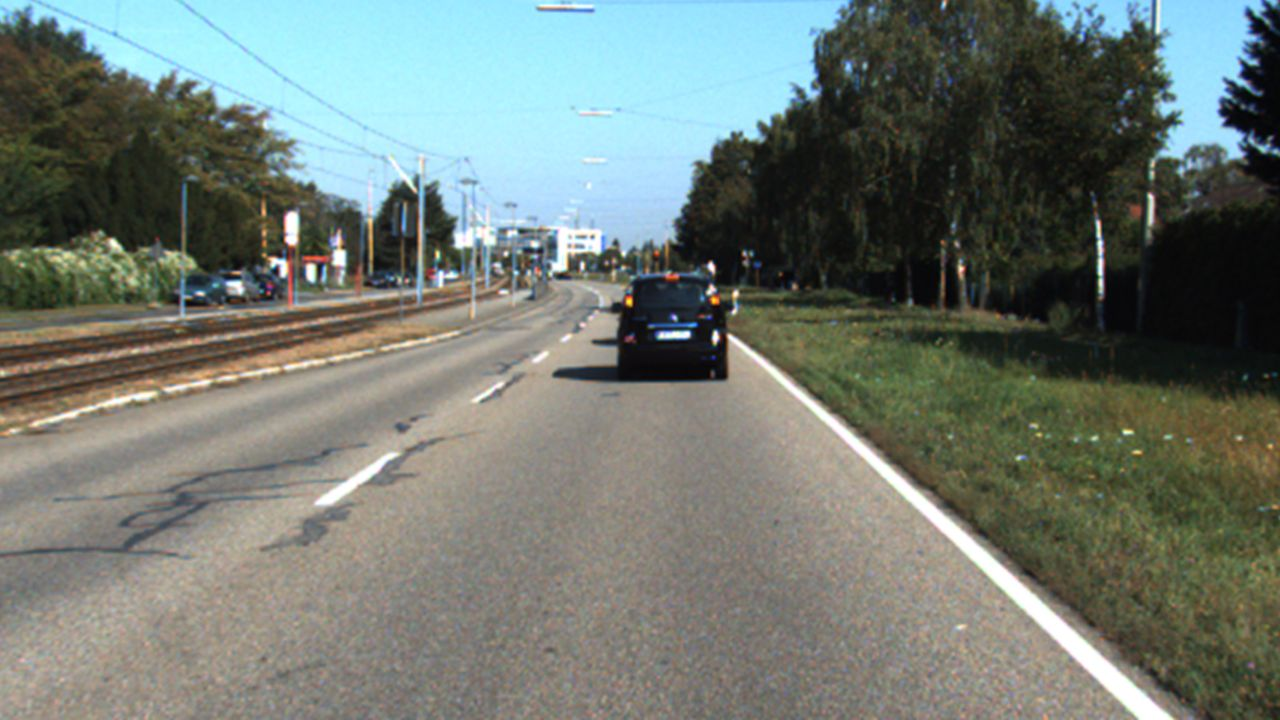
#> input picture resources/KITTI/image009.jpg, 1280 x 720 px
$ python -i Detector.py   (imports and definitions only)
#> lines starting #> are read from the running program, lines starting #| are printed output that depends on the picture; after the words box and inside, x2 and y2 are one past the last pixel; in counts of white or black regions, pixels touching at a corner belong together
"""

"""
import numpy as np
import cv2 as cv

# Constants for filtering out yellow lines
from matplotlib import pyplot as plt

H_LOWER_Y = 10
S_LOWER_Y = 80
V_LOWER_Y = 150  # 100

H_UPPER_Y = 30
S_UPPER_Y = 255
V_UPPER_Y = 255

# Constants for filtering out white lines
# Thresholding
THRESH_LOWER = 180  # -> 180 optimal
THRESH_UPPER = 255

# Point operation for improving contrast
alpha = 2.5
beta = -300
# Lookup table for improving contrasts
c = np.arange(0, 256)
lookup_table_contrast = np.clip(alpha * c + beta, 0, 255).astype(np.uint8)

# [9 lines of commented-out code are left out]

kernel = np.array([[0, 1, 0],
                   [1, 1, 1],
                   [0, 1, 0]], dtype=np.uint8)

iterations = 2

# HLS
H_LOWER_W = 0
L_LOWER_W = 220
S_LOWER_W = 0  # 100

H_UPPER_W = 255
L_UPPER_W = 255
S_UPPER_W = 255

MIN_YELLOW = np.array([15, 75, 150], dtype="uint8")
MAX_YELLOW = np.array([25, 255, 255], dtype="uint8")

MIN_WHITE = np.array([0, 0, 220], dtype="uint8")
MAX_WHITE = np.array([255, 100, 255], dtype="uint8")


class Pipeline:

    # [16 lines left out: function extract_yellow_lane, not called in this run]

    @staticmethod
    def extract_white_lane(frame):
        """

        """
        # convert image to grayscale
        frame = cv.cvtColor(frame.copy(), cv.COLOR_RGB2GRAY)
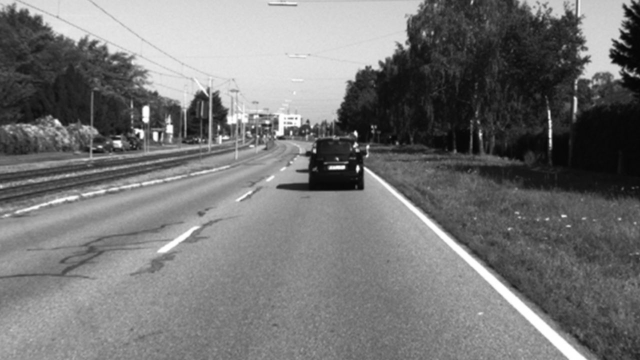
#> frame: shape (720, 1280) (shown at 1/2 size); min 2, max 255, mean 117.5

        # improve the contrast of the frame by applying a linear point operation using a lookup table
        improved_contrast = cv.LUT(frame, lookup_table_contrast)
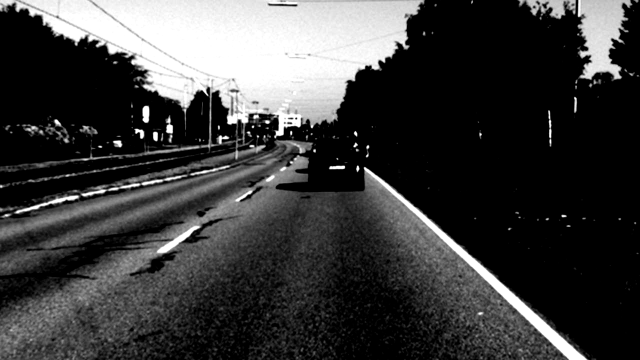
#> improved_contrast: shape (720, 1280) (shown at 1/2 size); min 0, max 255, mean 61

        cv.imshow("Test", improved_contrast)

        # select the white lines/s using thresholding
        ret, new_frame = cv.threshold(improved_contrast, thresh=THRESH_LOWER, maxval=THRESH_UPPER,
                                      type=cv.THRESH_BINARY)
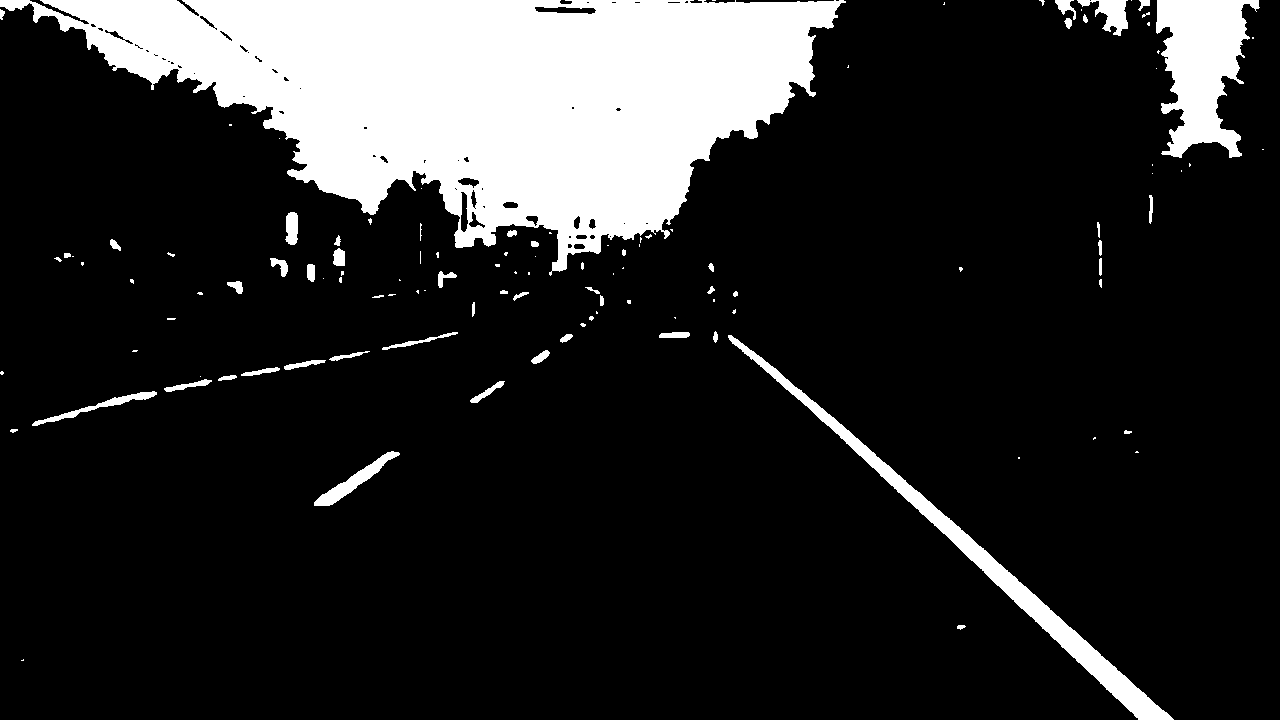
#> new_frame: shape (720, 1280); 15.8% white; 117 white regions (62 under 20 px), largest, box (x1, y1, x2, y2) and area: (0, 0, 846, 276) 120152, (1156, 0, 1260, 158) 9941, (728, 335, 1174, 720) 8612
#> ret = 180
        frame[new_frame == 0] = 0
        frame[new_frame != 0] = 255

        frame = cv.erode(frame, kernel=kernel, iterations=1)
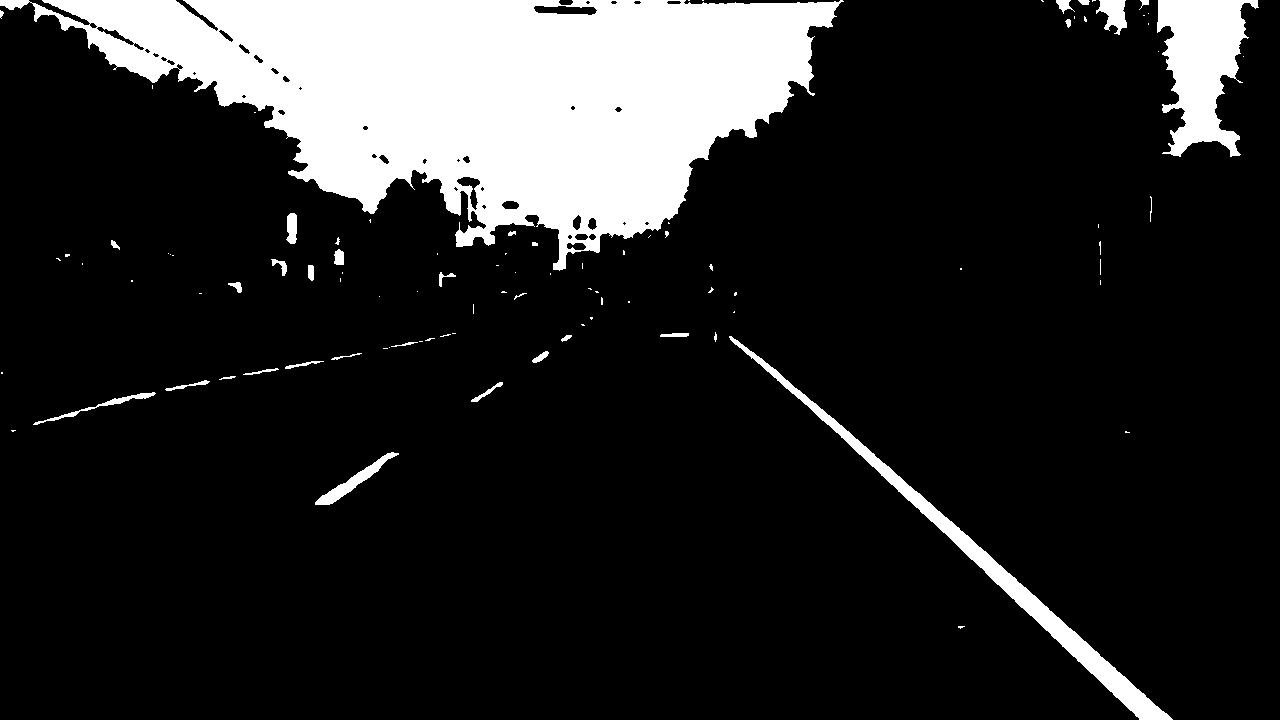
#> frame: shape (720, 1280); 15% white; 97 white regions (63 under 20 px), largest, box (x1, y1, x2, y2) and area: (0, 0, 844, 271) 117022, (1157, 0, 1259, 157) 9331, (729, 336, 1173, 720) 7715
        frame = cv.dilate(frame, kernel=kernel, iterations=1)
#> frame: shape (720, 1280); 15.8% white; 85 white regions (35 under 20 px), largest, box (x1, y1, x2, y2) and area: (0, 0, 845, 272) 119972, (1156, 0, 1260, 158) 9909, (728, 335, 1174, 720) 8594

        return cv.cvtColor(frame, cv.COLOR_GRAY2BGR)

    # [72 lines left out: functions extract_white_lane2, extract_lanes, extract_lanes2, canny_edge_detection, gaussian_blur, split_left_right, not called in this run]

    @staticmethod
    def dilate(frame):
        return cv.dilate(frame, kernel=kernel, iterations=iterations)

>>> import cv2
>>> picture = cv2.cvtColor(cv2.imread('../resources/KITTI/image009.jpg'), cv2.COLOR_BGR2RGB)
>>> result = Pipeline().extract_white_lane(picture)

$ run again, on resources/KITTI/image010.jpg
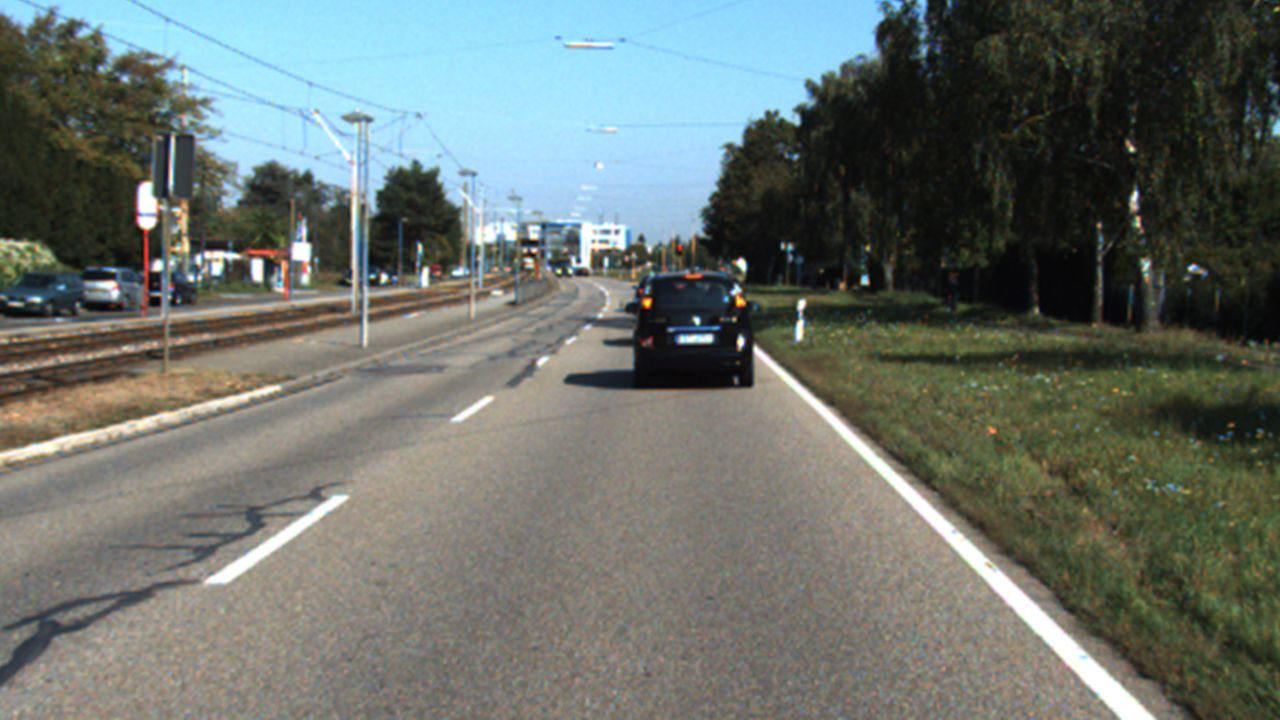
#> input picture resources/KITTI/image010.jpg, 1280 x 720 px
#> in extract_white_lane, `ret, new_frame = cv.threshold(improved_contrast, thresh=THRESH_LOWER, ..`:
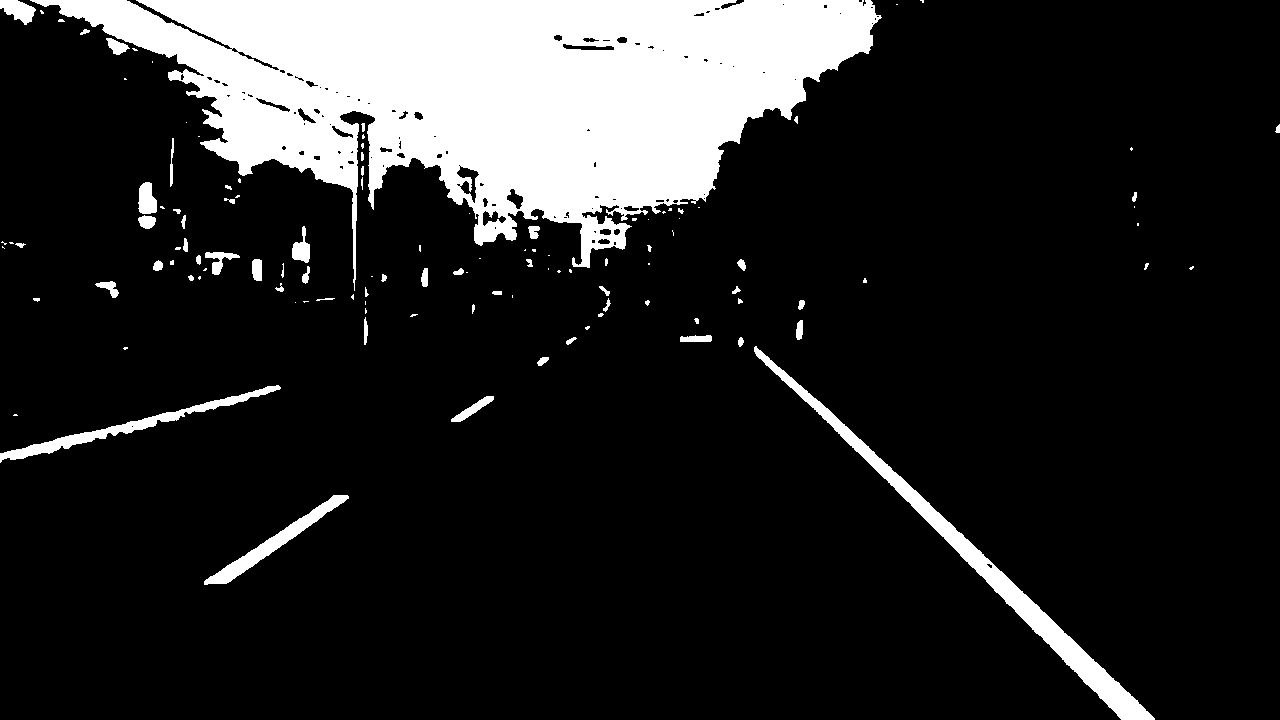
#> new_frame: shape (720, 1280); 14.9% white; 118 white regions (56 under 20 px), largest, box (x1, y1, x2, y2) and area: (30, 0, 882, 291) 118898, (754, 346, 1155, 720) 8332, (0, 385, 281, 463) 2461
#> ret = 180
#> in extract_white_lane, `frame = cv.erode(frame, kernel=kernel, iterations=1)`:
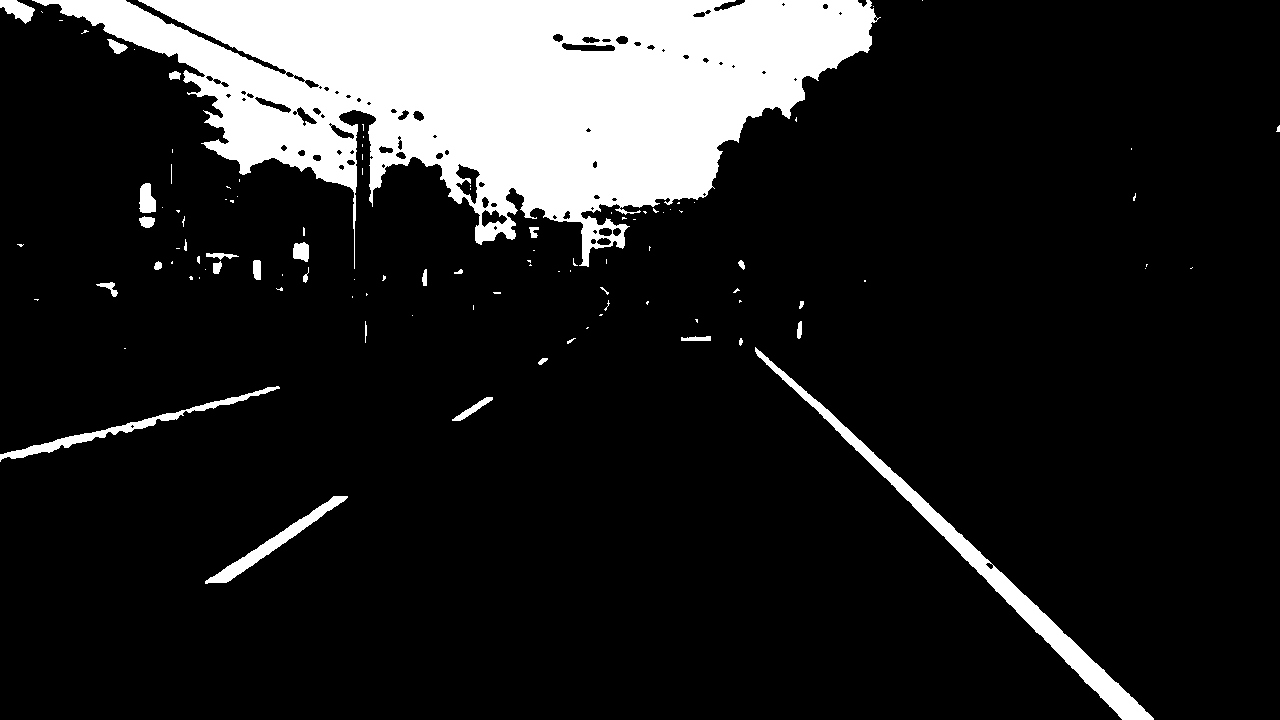
#> frame: shape (720, 1280); 14% white; 105 white regions (73 under 20 px), largest, box (x1, y1, x2, y2) and area: (32, 0, 881, 269) 114475, (755, 347, 1154, 720) 7479, (0, 386, 280, 462) 1877

$ run again, on resources/KITTI/image011.jpg
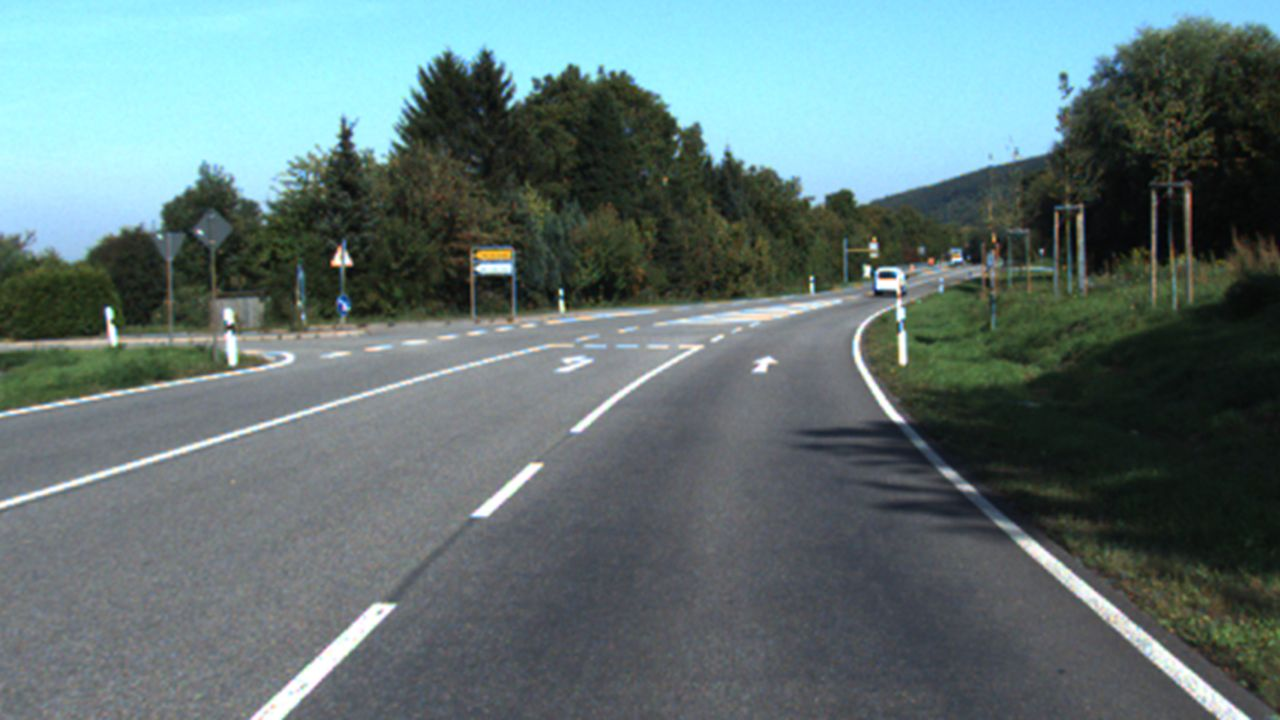
#> input picture resources/KITTI/image011.jpg, 1280 x 720 px
#> in extract_white_lane, `ret, new_frame = cv.threshold(improved_contrast, thresh=THRESH_LOWER, ..`:
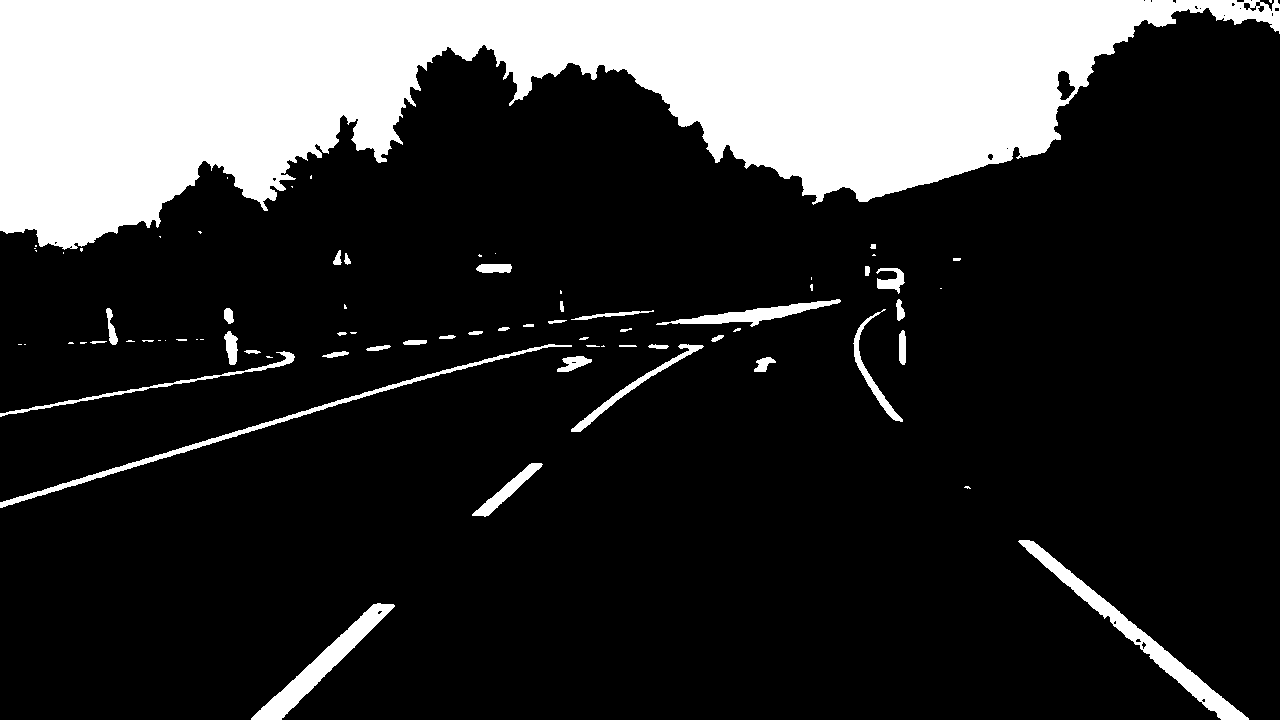
#> new_frame: shape (720, 1280); 20.6% white; 77 white regions (34 under 20 px), largest, box (x1, y1, x2, y2) and area: (0, 0, 1280, 250) 171317, (1018, 540, 1249, 720) 4046, (251, 603, 395, 720) 3170
#> ret = 180
#> in extract_white_lane, `frame = cv.dilate(frame, kernel=kernel, iterations=1)`:
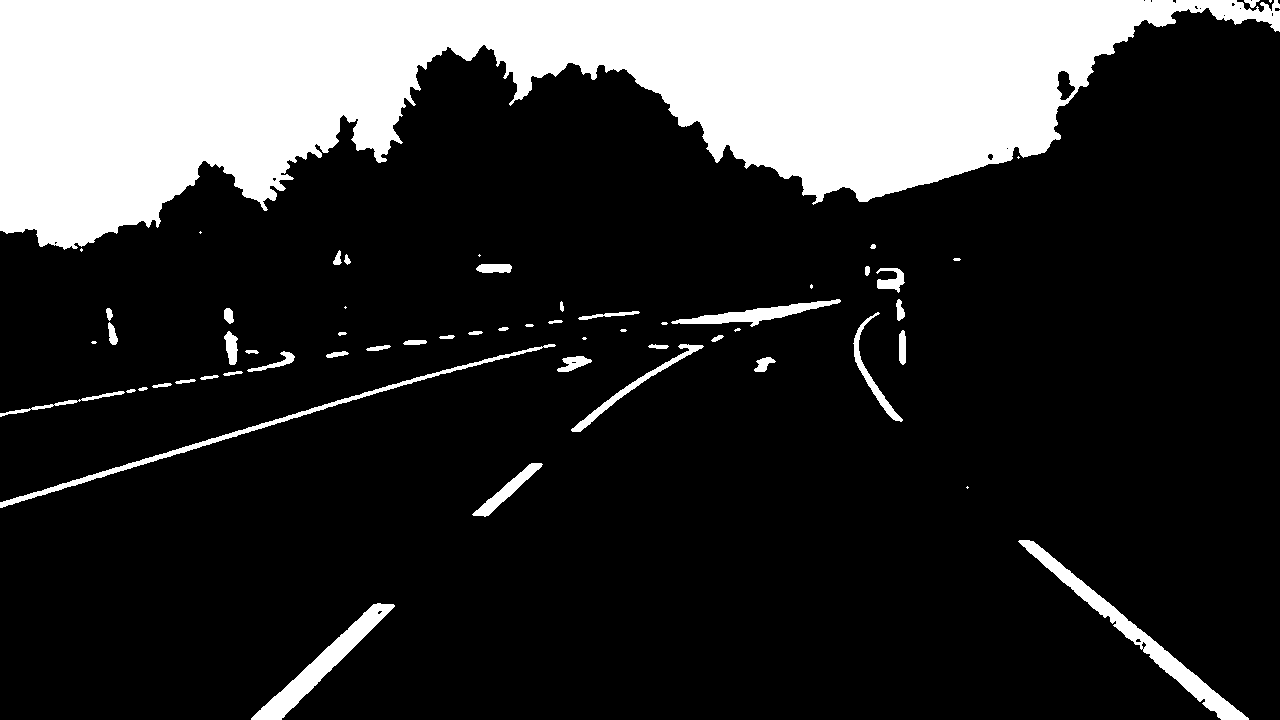
#> frame: shape (720, 1280); 20.5% white; 59 white regions (13 under 20 px), largest, box (x1, y1, x2, y2) and area: (0, 0, 1280, 250) 171117, (1018, 540, 1249, 720) 4032, (251, 603, 395, 720) 3165
